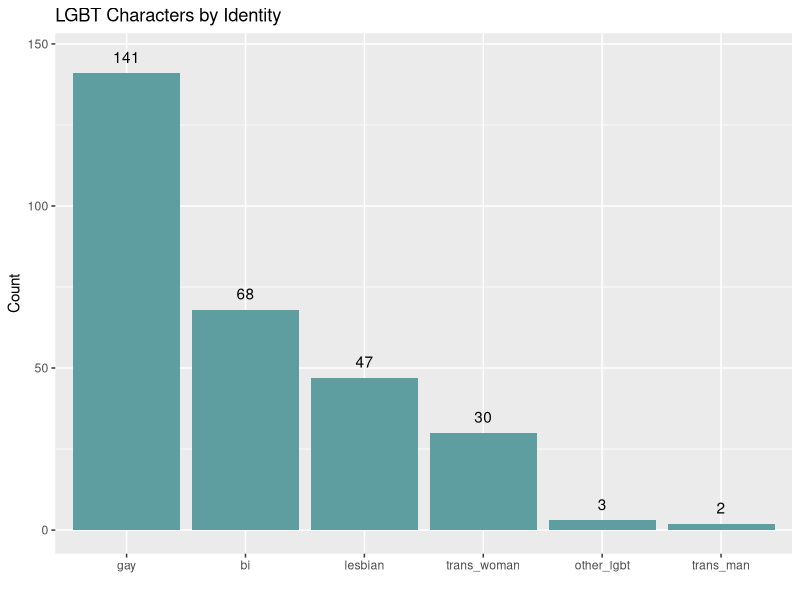

Generate this figure with R: (Note: this script raises an error after producing the figure.)
## ---- chunk 1
library(dplyr)
library(ggplot2)
library(knitr)
library(reshape2)
library(gridExtra)
library(ggpubr)
knitr::opts_chunk$set(echo = FALSE, warning = FALSE, message=FALSE)

# load in list of LGBT characters
# source: https://en.wikipedia.org/wiki/List_of_films_with_LGBT_characters
char <- read.csv("supporting_data/lgbt_characters.csv", stringsAsFactors=F)

# clean up the data, create binary features
char_flat <- char %>%
  mutate(classification = gsub("Gay/Bisexual|Lesbian/Bisexual", "Bisexual", classification),
         n=1) %>%
  group_by(id) %>%
  summarise(total_lgbt_char = sum(n),
            highest_lgbt_billing = min(billing),
            top1_lgbt_billing = sum(ifelse(billing <= 1, 1, 0), na.rm=T),
            top5_lgbt_billing = sum(ifelse(billing <= 5, 1, 0), na.rm=T),
            gay = ifelse(sum(grepl("Gay", classification))>0, 1, 0),
            lesbian = ifelse(sum(grepl("Lesbian", classification))>0, 1, 0),
            bi = ifelse(sum(grepl("Bisexual", classification))>0, 1, 0),
            trans_woman = ifelse(sum(grepl("Trans woman", classification))>0, 1, 0),
            trans_man = ifelse(sum(grepl("Trans man", classification))>0, 1, 0),
            other_lgbt = ifelse(sum(gay, lesbian, bi, trans_woman, trans_man) == 0, 1, 0))

# load in IMDb rating breakdown info (age/gender)
ratings <- read.csv("supporting_data/movie_ratings.csv", stringsAsFactors=F)
ratings_flat_gender <- ratings %>%
  subset(!Gender %in% "All") %>%
  group_by(Age, id) %>%
  mutate(Sum = sum(Count), 
         Gender_Percent = case_when(Count > 100 ~ Count/Sum)) %>%
  ungroup()

# load in IMDb metadata
movies <- read.csv("supporting_data/movies_imdb.csv", stringsAsFactors=F)

# remove movies with less than 2000 votes or that were released before 1980
# also remove the HP films b/c Dumbledore is inferred to be gay, not stated
movies <- movies %>%
  subset(num_votes > 2000 & !grepl("TV", mpaa_rating) & release_date >= as.Date("1980-01-01") & !grepl("Harry Potter", title)) %>%
  left_join(char_flat, by="id") %>%
  mutate(release_date = as.Date(release_date, format="%Y-%m-%d"),
         imdb_rating = as.numeric(imdb_rating),
         imdb_rating_t = imdb_rating^2.5, # transform
         mpaa_rating_f = ifelse(grepl("NC-17|^R", mpaa_rating), "R+", 
                                ifelse(grepl("PG-13", mpaa_rating), "PG-13", 
                                       ifelse(grepl("PG|G", mpaa_rating), "PG-", NA))),
         group =  as.factor(ifelse(is.na(top5_lgbt_billing) | top5_lgbt_billing == 0, "control" , "lgbt"))) 

# replace any errant NAs with 0s in the binary features
for(g in c(8:22)) movies[is.na(movies[,g]),g] <- 0
for(g in c(8:22)) movies[is.infinite(movies[,g]),g] <- 0
## ---- chunk 2
head(char[,1:4])
## ---- chunk 3
head(movies[100:105,c(1,2,4,26)])
## ---- chunk 4
# LGBT representation by type
char_type <- data.frame(group=names(movies)[18:23], count=colSums(movies[,c(18:23)], na.rm=T))
plot_char_count_type <- char_type %>% 
  arrange(desc(count)) %>%
  mutate(group = factor(group, levels=group)) %>%
  ggplot(aes(group, count)) + geom_bar(stat="identity", fill="cadetblue") + geom_text(aes(x=group, y=count+5, label=count)) +
  labs(title="LGBT Characters by Identity", x="", y="Count")

# LGBT representation by genre
char_genre <- movies[,c(8:13,26)] %>%
  melt(id = "group") %>%
  mutate(variable = gsub("genre_", "", variable)) %>%
  aggregate(value ~ variable + group, data=., FUN=sum)  %>%
  set_colnames(c("variable","value", "count")) 

plot_char_count_billing <- char_genre %>%
  ggplot(aes(variable, count, fill=value)) + geom_bar(stat="identity", position="dodge") +
  geom_text(aes(x=variable, y=count+10, label=count), position = position_dodge(width = 1)) +
  labs(title="Movies with LGBT Characters",x="", y="Total Characters")+ theme(legend.justification=c(1,0), legend.position=c(1,0.75))

# LGBT representation over time
plot_char_count_time <- ggplot(movies, aes(release_date)) + geom_histogram(aes(fill=group), binwidth=500) +
  labs(title="Movies with LGBT Characters Over Time",x="", y="Count") + 
  theme(legend.justification=c(1,0), legend.position=c(1,0.75)) 

grid.arrange(plot_char_count_type, plot_char_count_billing,plot_char_count_time, ncol=3)

## ---- chunk 5
# IMDb Rating Distribution by Group, Histogram
imdb_rating_dist <- ggplot(movies, aes(imdb_rating)) + geom_histogram(aes(fill=group), binwidth=0.3) + 
  labs(title="Average IMDb Rating", x="Avg IMDb Rating", y="") +
  theme(legend.justification=c(1,0), legend.position=c(1,0.75))

# IMDb Rating Distribution, Transformed
imdb_rating_dist_transformed <- ggplot(movies, aes(imdb_rating_t)) + geom_histogram(aes(fill=group),  binwidth=15) + 
  labs(title="Average IMDb Rating (transformed)", x="Avg IMDb Rating (^2.5)", y="") +
  theme(legend.justification=c(1,0), legend.position=c(1,0.75))

# IMDb Rating Distribution by Group, Boxplot
imdb_rating_boxplot <- ggboxplot(movies, x="group", y="imdb_rating_t", color="group") + stat_compare_means(method="t.test") + 
  labs(title="Average IMDb Rating (transformed)", y="Avg IMDb Rating (^2.5)")

# Print
grid.arrange(imdb_rating_dist, imdb_rating_dist_transformed, imdb_rating_boxplot, ncol=3)
## ---- chunk 6
# fit linear regression model with transformed IMDb rating var as dependent variable
rating_fit <- lm(imdb_rating_t ~ group + release_date + mpaa_rating_f + genre_drama + genre_comedy + 
              genre_action + genre_romance + genre_adventure + genre_thriller, movies) 
summary(rating_fit)

# fit the same model to untransformed data for interpretation
rating_fit_ut <- lm(imdb_rating ~ group + release_date + mpaa_rating_f + genre_drama + genre_comedy + 
              genre_action + genre_romance + genre_adventure + genre_thriller, movies)
rating_fit_coef <- round(rating_fit_ut$coefficients,6)
kable(rating_fit_coef[c(1,2,5,6,7,9,11)], caption="Significant Coefficients, Untransformed")

## ---- chunk 7
# Get a count of ratings by age group and gender; drop groups with less than 100
# Transform the IDMb rating variable
gender_age_rate <- ratings %>%
  subset(!Gender %in% "All" & !Age %in% c("All Ages") & Count > 100) %>%
  mutate(Rating_t = Rating^2.5) %>%
  left_join(movies[,c("id", "group")],by="id") %>%
  subset(!is.na(group))

# Table: Number of Ratings by Reviewer Gender and Age for LGBT/Control Movies
gender_age_rate %>% 
  aggregate(Count ~ Age + Gender, data=., sum) %>% dcast(Age ~ Gender) %>%
  kable(caption="Reviewer Counts")

# get rid of <18 group since it has too few entries
gender_age_rate <- gender_age_rate %>% subset(Age != "<18")
## ---- chunk 8
# Group, age and gender interaction plot
gender_age_rate %>%
  group_by(Gender, Age, group) %>%
  summarise(rating_group = mean(Rating)) %>%
  ggplot(aes(group, rating_group)) + geom_line(aes(group=Gender, color=Gender)) + 
  geom_point() + facet_wrap(~Age, ncol=4) + ylim(c(6.25,7.25)) +
  labs(title="Average IMDb Rating Across Age + Gender for LGBT/Control Movies\nUntransformed", 
       y="Avg. IMDb Rating", x= "")
## ---- chunk 9
# fit linear model with interactions
gender_age_rate_fit <- lm(Rating_t ~ group + Age*group + Gender*group + Age*Gender, data=gender_age_rate)

# view ANOVA
anova(gender_age_rate_fit)

# view Tukey family-wise error
TukeyHSD(aov(Rating ~ group + Age + Gender, data=gender_age_rate))
## ---- chunk 10
gender_age_pct <- ratings %>%
  subset(!Gender %in% "All") %>%
  group_by(Age, id) %>%
  mutate(Sum = sum(Count), 
         Gender_Percent = case_when(Count > 100 ~ Count/Sum)) %>%
  ungroup() %>%
  select(c("id", "Gender", "Age", "Gender_Percent")) %>%
  left_join(movies[,c("id", "group")],by="id") %>%
  subset(!is.na(group))

# Transform percent female var
gender_age_pct$Percent_t <- log(gender_age_pct$Gender_Percent)

# Percent female reviewers 
pct_female_dist <- gender_age_pct %>%
  subset(Gender %in% "Females" & Age %in% "All Ages") %>% 
  ggplot(aes(Gender_Percent)) + geom_histogram(aes(fill=group), binwidth=0.05) +
  labs(title="Percentage of Reviews\nfrom Females", x="Percentage of Female Reviewers", y="") +
  theme(legend.justification=c(1,0), legend.position=c(1,0.75))

# Percent female reviewers, transformed
pct_female_dist_transformed <- gender_age_pct %>%
  subset(Gender %in% "Females" & Age %in% "All Ages") %>% 
  ggplot(aes(Percent_t)) + geom_histogram(aes(fill=group), binwidth=0.25) +
  labs(title="Percentage of Reviews\nfrom Females (Transformed)", x="Percentage of Female Reviewers (log)", y="") +
  theme(legend.justification=c(1,0), legend.position=c(1,0.75))

# Percent female reviewers boxplot
pct_female_boxplot <- gender_age_pct %>%
  subset(Gender %in% "Females" & Age %in% "All Ages") %>% 
  ggboxplot(x="group", y="Percent_t", color="group") + stat_compare_means(method="t.test") + 
  labs(title="Percentage of Reviews\nfrom Females (Transformed)")

# Print
grid.arrange(pct_female_dist, pct_female_dist_transformed, pct_female_boxplot, ncol=3)
## ---- chunk 11
# restrict to females, all ages; select variables
gender_age_pct_female <- gender_age_pct %>% 
  subset(Gender %in% "Females" & Age %in% "All Ages") %>% 
  left_join(movies[,c(1,4,8:13,25)]) 

# fit linear model on transformed pct
gender_age_pct_fit <- gender_age_pct_female %>% select(-c(1:4)) %>% 
  lm(Percent_t ~ ., data=.)
summary(gender_age_pct_fit)

# fit on untransformed dependent variable for interpretability
gender_age_pct_fit_ut <- gender_age_pct_female %>% 
  select(-c(1:3,6)) %>% 
  lm(Gender_Percent ~ ., data=.)

# print coefficients
gender_age_pct_fit_coef <- round(gender_age_pct_fit$coefficients,6)
kable(gender_age_pct_fit_coef[-c(5)], caption="Significant Coefficients, Untransformed")
## ---- chunk 12
# Restrict to females broken into age groups, minus 18 and under
# Transform percent variable
gender_age_pct_gf <- gender_age_pct %>%
  subset(!is.na(Gender_Percent) & !Age %in% c("<18", "All Ages") & Gender %in% "Females") %>%
  mutate(Gender_Percent_t = log(Gender_Percent)) # transform

# Interaction plot for age, gender, and group
gender_age_pct_gf %>%
  group_by(Age, group) %>%
  summarise(pct_group = mean(Gender_Percent)) %>%
  ggplot(aes(group, pct_group)) + geom_line(aes(group=Age, color=Age)) + 
  geom_point() + theme(legend.position="bottom") +
  labs(title="Percent Female Reviewers\nUntransformed", 
       y="Percent Female Reviews", x= "")
## ---- chunk 13
# fit a linear model to explore interaction
gender_age_pct_interact <- lm(Gender_Percent_t ~ Age*group, data=gender_age_pct_gf)
summary(gender_age_pct_interact)
anova(gender_age_pct_interact)
TukeyHSD(aov(Gender_Percent ~ Age*group, data=gender_age_pct_gf))
